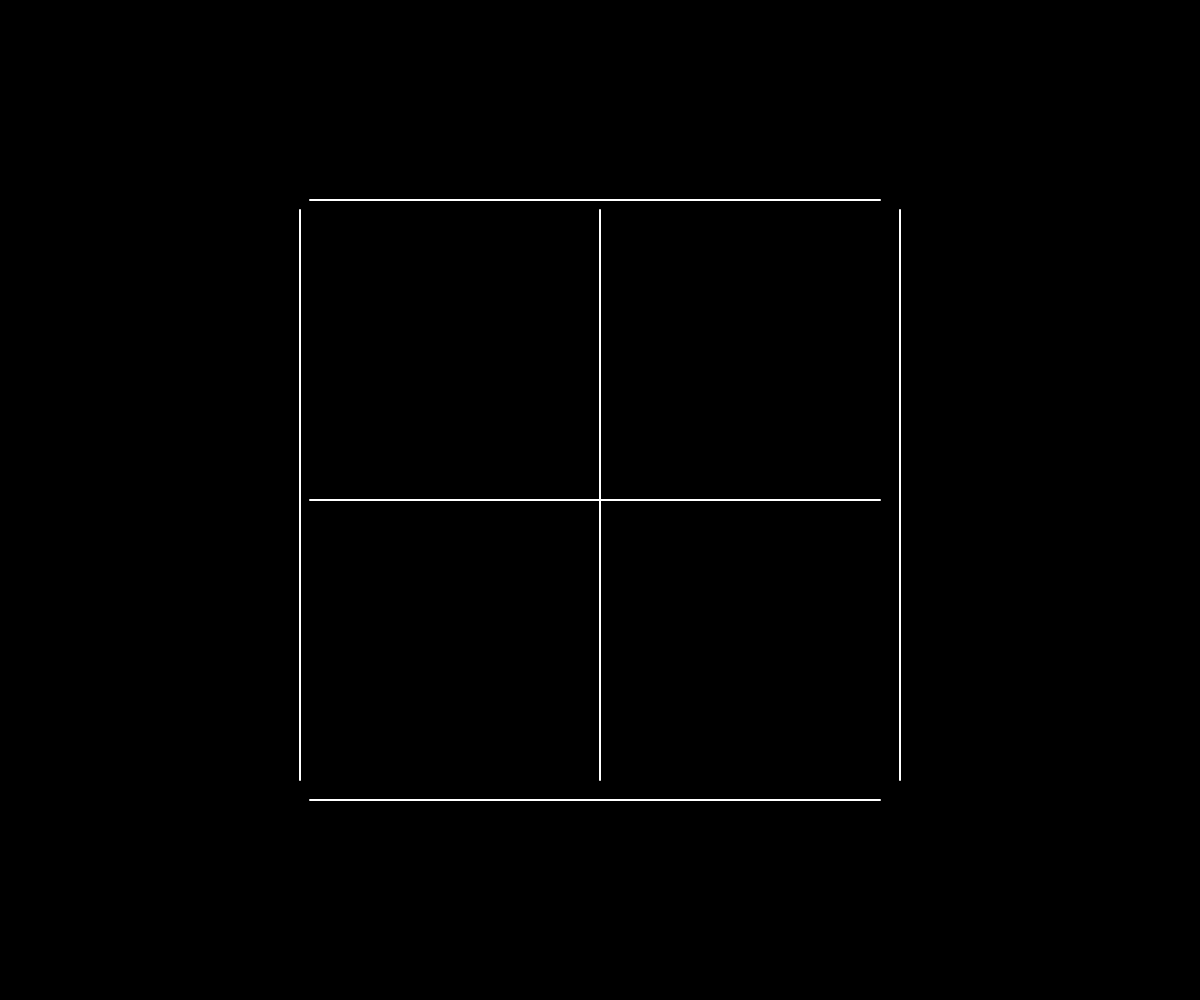
Frame 1 (no input)
Frame 60 (no input): identical to frame 1, image omitted
Frame 120 (the mouse pressed at the canvas centre since frame 60): identical to frame 1, image omitted

The p5.js sketch that drew this single still picture (run headless with seeded random() and noise() and a simulated clock; from frame 60 on, the mouse is pressed at the canvas centre):

// p5.js sketch
// ── sketch.js
var m;
var locked;

function mousePressed(){
	locked = !locked;
}

function setup() {
  createCanvas(windowWidth, windowHeight);
	m = createVector();
}

function draw() {
  background(0);
  translate(width/2, height/2);
  var t = frameCount/12;
  var s = min(width, height)*.6;

if(!locked){
	m.x = map(mouseX, 0, width, 0, 1);
  m.y = map(mouseY, 0, height, 0, 1);
}

  noFill();
  stroke(255);
	strokeWeight(2);
  var cols = round(2+abs(m.y)*15);
  for (var colX = 0; colX <= cols; colX++) {
    var canvasX = map(colX, 0, cols, -s/2, s/2);
    squiggle(canvasX, -s/2, canvasX, s/2, colX%2==0?t:-t);
  }
  var rows = cols;
  for (var colY = 0; colY <= rows; colY++) {
    var canvasY = map(colY, 0, rows, -s/2, s/2);
    squiggle(-s/2, canvasY, s/2, canvasY, colY%2==0?t:-t);
  }
}

function squiggle(x0, y0, x1, y1, t) {
  var a = atan2(y1-y0, x1-x0);
  var d = dist(x0, y0, x1, y1);
  var freq = m.x*250;
  push();
  translate(x0, y0);
  rotate(a);
  beginShape();
  for (var x = 0; x < d; x+=10) {
    var xN = map(x, 0, d, 0, 1);
    var y = .5*freq*sin(xN*freq+t);
    curveVertex(x, y);
  }
  endShape();
  pop();
}

// ── post.html
<!DOCTYPE html>
<html>
<head>
<title>Sine fabric</title>
<link rel="shortcut icon" type="image/png" href="https://krabcode.github.io/favicon.png"/>
<link rel="stylesheet" href="../../styles/sketch.css">
<script src="../../lib/p5.js"></script>
<script src="sketch.js"></script>
</head>
<body>
</body>
<header class="noselect">
<p><a href="https://krabcode.github.io/index.html"> <<< </a></p>
click to lock
</header>
</html>
